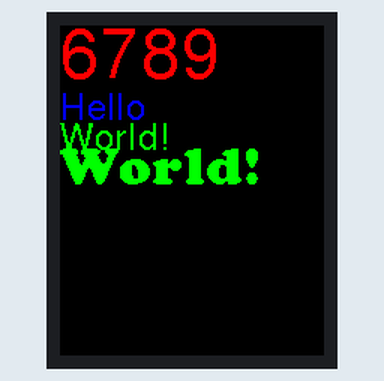
This sketch was run on a simulated STM32 Blue Pill. On the bench: 176×220 colour display.

Above: at 0.3 s.

The sketch:

TFT.ino
```cpp
// Include application, user and local libraries
#include "SPI.h"
#include "TFT_22_ILI9225.h"
#include "FontsRus/Cooper18pt8b.h"

// Include font definition files
// NOTE: These files may not have all characters defined! Check the GFXfont def
// params 3 + 4, e.g. 0x20 = 32 = space to 0x7E = 126 = ~

#include <../fonts/FreeSans12pt7b.h>
#include <../fonts/FreeSans24pt7b.h>
#include <../Fonts/Cooper18pt8b.h>

#if defined (ARDUINO_ARCH_STM32F1)
#define TFT_RST PA1
#define TFT_RS  PA2
#define TFT_CS  PA0 // SS
#define TFT_SDI PA7 // MOSI
#define TFT_CLK PA5 // SCK
#define TFT_LED 0 // 0 if wired to +5V directly
#elif defined(ESP8266)
#define TFT_RST 4   // D2
#define TFT_RS  5   // D1
#define TFT_CLK 14  // D5 SCK
//#define TFT_SDO 12  // D6 MISO
#define TFT_SDI 13  // D7 MOSI
#define TFT_CS  15  // D8 SS
#define TFT_LED 2   // D4     set 0 if wired to +5V directly -> D3=0 is not possible !!
#elif defined(ESP32)
#define TFT_RST 26  // IO 26
#define TFT_RS  25  // IO 25
#define TFT_CLK 14  // HSPI-SCK
//#define TFT_SDO 12  // HSPI-MISO
#define TFT_SDI 13  // HSPI-MOSI
#define TFT_CS  15  // HSPI-SS0
#define TFT_LED 0   // 0 if wired to +5V directly
SPIClass hspi(HSPI);
#else
#define TFT_RST 8
#define TFT_RS  9
#define TFT_CS  10  // SS
#define TFT_SDI 11  // MOSI
#define TFT_CLK 13  // SCK
#define TFT_LED 3   // 0 if wired to +5V directly
#endif

#define TFT_BRIGHTNESS 200 // Initial brightness of TFT backlight (optional)

// Use hardware SPI (faster - on Uno: 13-SCK, 12-MISO, 11-MOSI)
TFT_22_ILI9225 tft = TFT_22_ILI9225(TFT_RST, TFT_RS, TFT_CS, TFT_LED, TFT_BRIGHTNESS);
// Use software SPI (slower)
//TFT_22_ILI9225 tft = TFT_22_ILI9225(TFT_RST, TFT_RS, TFT_CS, TFT_SDI, TFT_CLK, TFT_LED, TFT_BRIGHTNESS);

// Variables and constants
int16_t x=0, y=0, w, h;

// Setup
void setup() {
#if defined(ESP32)
  hspi.begin();
  tft.begin(hspi);
#else
  tft.begin();
#endif
  tft.clear();

  // Draw first string in big font
  String s1 = "6789";
  tft.setGFXFont(&FreeSans24pt7b); // Set current font
  tft.getGFXTextExtent(s1, x, y, &w, &h); // Get string extents
  y = h; // Set y position to string height
  tft.drawGFXText(x, y, s1, COLOR_RED); // Print string

  // Draw second string in smaller font
  tft.setGFXFont(&FreeSans12pt7b);  // Change font
  String s2 = "Hello"; // Create string object
  tft.getGFXTextExtent(s2, x, y, &w, &h); // Get string extents
  y += h + 10; // Set y position to string height plus shift down 10 pixels
  tft.drawGFXText(x, y, s2, COLOR_BLUE); // Print string

  // Draw third string in same font
  String s3 = "World!"; // Create string object
  y += h + 2; // Set y position to previous string height plus shift down 2 pixels
  tft.drawGFXText(x, y, s3, COLOR_GREEN); // Print string

   // Draw third string in same font
 tft.setGFXFont(&Cooper18pt8b);  // Change font
  String s4 = "Привет!"; // Create string object
  y += h + 5; // Set y position to previous string height plus shift down 2 pixels
  tft.drawGFXText(x, y, s3, COLOR_GREEN); // Print string
}

// Loop
void loop() {
}
```

Source omitted: Cooper18pt8b.h (data table, 73680 bytes)
